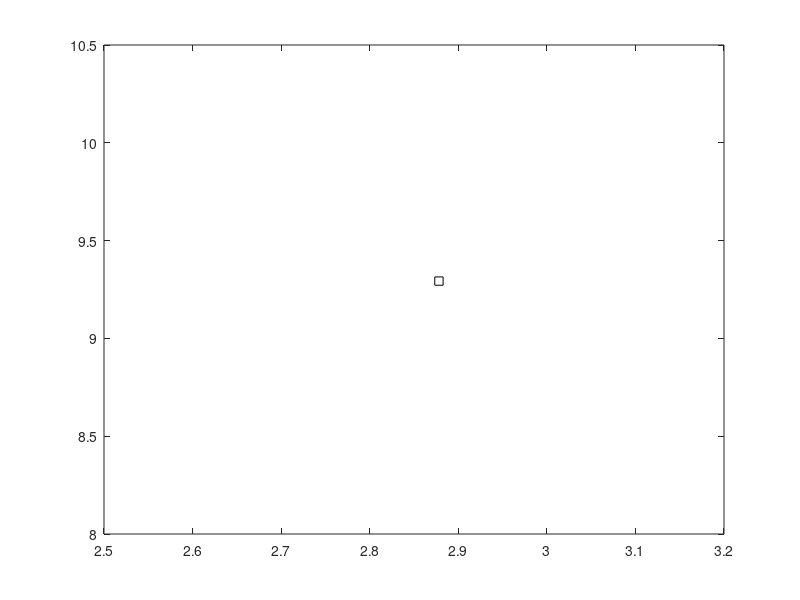

The MATLAB script that drew this image: (Note: this script raises an error after producing the figure.)
%reverse_PF sim

numBots = 100;
range = 5;
length = 10;
dt = 1;
noise = .25;
ROBOTS = [];

%%-----------------------------initalize robots with their given truths
for r = 1:numBots
    x = length*rand(1,1);
    y = length*rand(1,1);
    theta = 2*pi*rand(1,1);
    vel = 5*rand(1,1);
    robot = struct('pose', [x,y,theta], 'vel', vel, 'path', [x,y,theta], 'laser', zeros(1,numBots), 'bearing', zeros(1,numBots), 'particles', zeros(3,numBots));
    ROBOTS = [ROBOTS,robot];
end

%% ----------------------------simulate Robots
figure()
for t = 1:10
    for r = 1:numBots %our robot
        
        for L = 1:numBots % other robot
            
            %distance from r to L
            d = norm(ROBOTS(L).pose(1:2)- ROBOTS(r).pose(1:2))+ normrnd(0,noise,1,1);
            %angle from r to L
            phi = atan2(ROBOTS(L).pose(2)- ROBOTS(r).pose(2), ROBOTS(L).pose(1)- ROBOTS(r).pose(1))+ normrnd(0,noise,1,1);%+ normrnd(0,.01,1,1)

            if d < range
                dx = d*cos(phi); %from r -> L
                dy = d*sin(phi); %from r -> L
                x0 = ROBOTS(r).pose(1); %r pose
                y0 = ROBOTS(r).pose(2); %r pose
                %give L, r's position of L
                ROBOTS(L).particles(:,r) = [x0+dx;y0+dy;1];
            end
        end
    end
    
     clf()
    
    for r = 1:numBots
        plot(ROBOTS(r).pose(1),ROBOTS(r).pose(2),'ks');
        %viscircles([ROBOTS(r).pose(1),ROBOTS(r).pose(2)],range);
        hold on;
        x_mean = mean(ROBOTS(r).particles(1,ROBOTS(r).particles(3,:) >.5));
        y_mean = mean(ROBOTS(r).particles(2,ROBOTS(r).particles(3,:) >.5));

        covar =  cov(ROBOTS(r).particles(1:2,ROBOTS(r).particles(3,:) >.5)');
        error_ellipse(covar, [x_mean,y_mean])
        hold on;
        plot(x_mean, y_mean, 'go')
        hold on;
    end
    axis([-50 50 -50 50])
    pause(.2);
    
    for r = 1:numBots
        dx = ROBOTS(r).vel*cos(ROBOTS(r).pose(3))*dt;
        dy = ROBOTS(r).vel*sin(ROBOTS(r).pose(3))*dt;
        ROBOTS(r).pose = ROBOTS(r).pose + [dx, dy ,0];
        ROBOTS(r).path = [ROBOTS(r).path; ROBOTS(r).pose];
        ROBOTS(r).particles(1,:) =  ROBOTS(r).particles(1,:) + dx+ normrnd(0,noise,1,numBots);
        ROBOTS(r).particles(2,:) =  ROBOTS(r).particles(2,:) + dy+ normrnd(0,noise,1,numBots);
        ROBOTS(r).pose = ROBOTS(r).pose;
    end
    
   
    
    
end

















